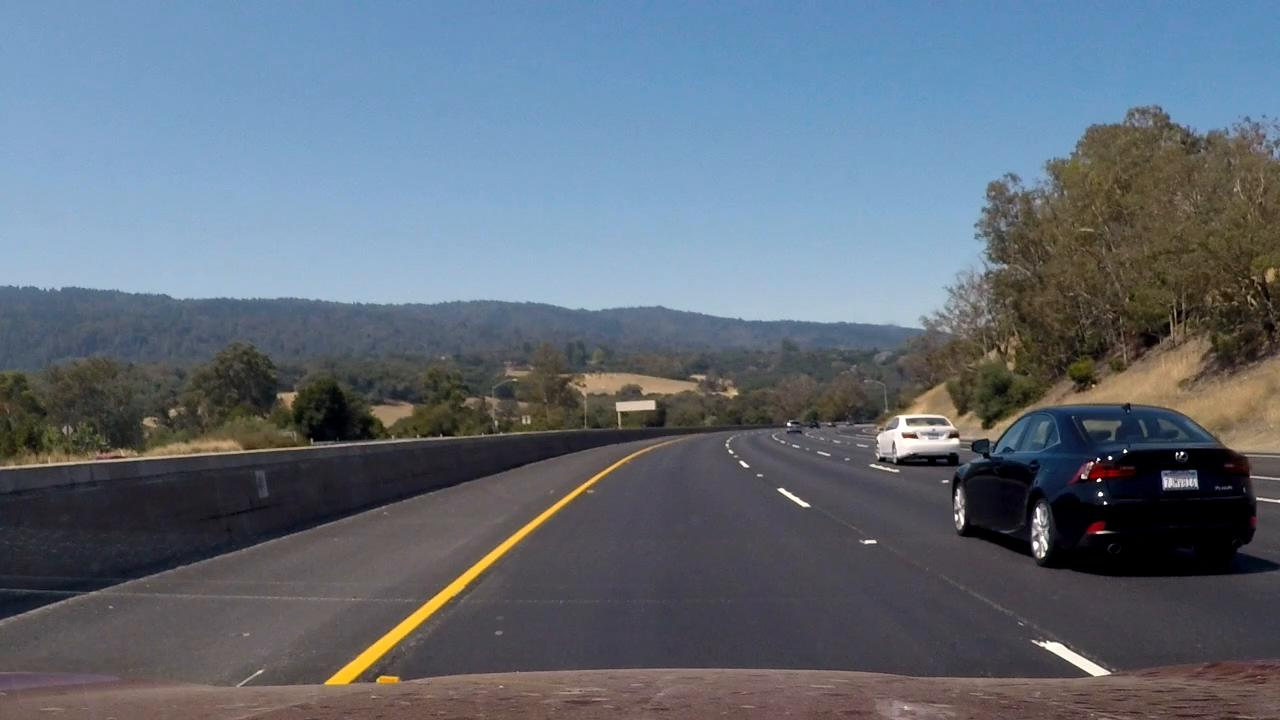
#> input picture debug_images/base.jpg, 1280 x 720 px
$ python imagemerge_test.py ../debug_images/base.jpg ../debug_images/hsv.jpg
#> lines starting #> are read from the running program, lines starting #| are printed output that depends on the picture
### src/imagemerger.py
import cv2


class ImageMerger(object):
    """
    Class that handles merging multiple images together.

    """

    def __init__(self):
        self.image_buffer = [] # Holds 2 images, a merged image and a new image
        self.image_counter = 0 # Counts number of images that have merged

    def merge(self, image, num_imgs_to_merge):
        """
        Merges images together.

        :param image: Image to load into buffer and merge with others
        :param num_imgs_to_merge: Number of images to merge together

        If you choose a num_imgs_to_merge of 3, for example,
        output image 1 will be 100% of first image, image 2 will be
        50% first and second, image 3 will be 25% first, 25% second and
        50% third, image 4 will be 100% of the fourth and so on.

        """

        if num_imgs_to_merge <= 1:
            return image

        # Add image to buffer and increase counter
        self.add_to_buffer(image)
        self.image_counter += 1

        # Return first image if there is only one in buffer
        if len(self.image_buffer) == 1:
            return image

        elif len(self.image_buffer) == 2:
            # Else merge the two images in buffer together
            weight = 0.5 # Weight of first image in buffer
            merged_image = cv2.addWeighted(self.image_buffer[0], weight,
                                           self.image_buffer[1], 1 - weight, 0)

            # Clear buffer
            self.clear_buffer()

            # If more images need to be merged, add last merged image to buffer
            if self.image_counter is not num_imgs_to_merge:
                self.add_to_buffer(merged_image)

            # Return merged image
            return merged_image

        else:
            # Should not get here
            raise ValueError("Error: buffer overflow")

    def add_to_buffer(self, image):
        self.image_buffer.append(image)

    def clear_buffer(self):
        self.image_buffer[:] = []

### scripts/imagemerge_test.py
import cv2
import sys
import numpy as np
from src.imagemerger import ImageMerger

# Check for images that have been passed
if len(sys.argv) == 3:
	img_path1 = sys.argv[1]
	img_path2 = sys.argv[2]
else:
	print("Terminal usage: python3 -m scripts.imagemerge_test.py [image path 1] [image path 2]")

# Read in two test images
img1 = cv2.imread(img_path1)
#> img1 is the input picture: shape (720, 1280, 3); mean B, G, R 120.2, 107.7, 97
img2 = cv2.imread(img_path2)
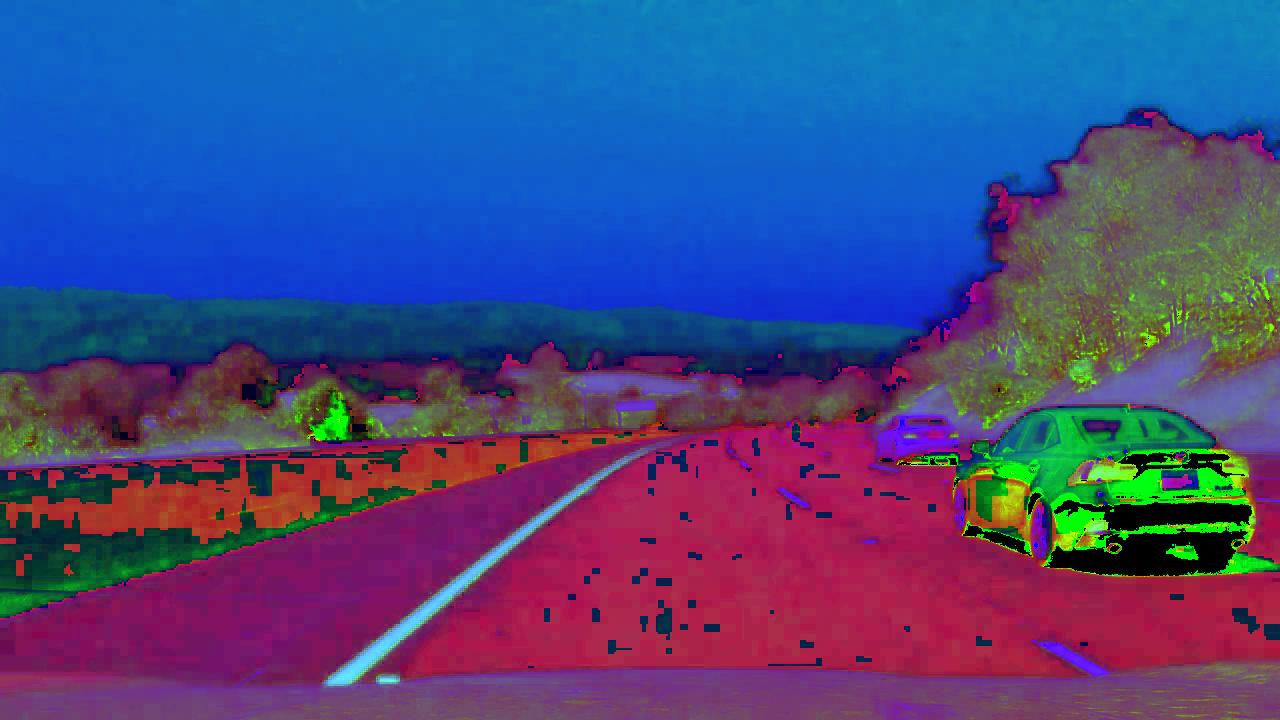
#> input picture debug_images/hsv.jpg, 1280 x 720 px
#> img2 is the input picture: shape (720, 1280, 3); mean B, G, R 128.4, 72.7, 70.9

# Stack inputs side to side
input_img = np.concatenate((img1, img2), axis=1)
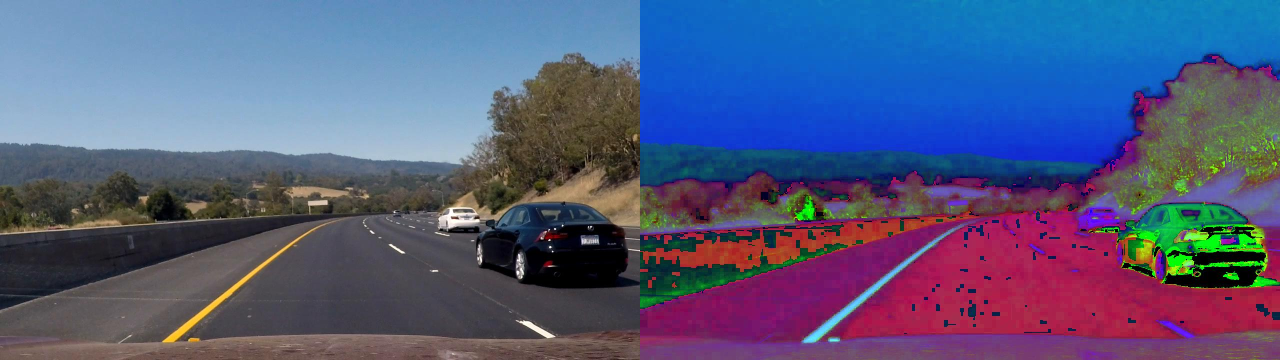
#> input_img: shape (720, 2560, 3) (shown at 1/2 size); mean B, G, R 124.3, 90.2, 83.9

# Merge two images together
imagemerger = ImageMerger()
merged_image1 = imagemerger.merge(img1, 2)
merged_image2 = imagemerger.merge(img2, 2)
#> call 2 of merge, with num_imgs_to_merge = 2
#> in merge (call 2), `merged_image = cv2.addWeighted(self.image_buffer[0], weight, self.imag..`:
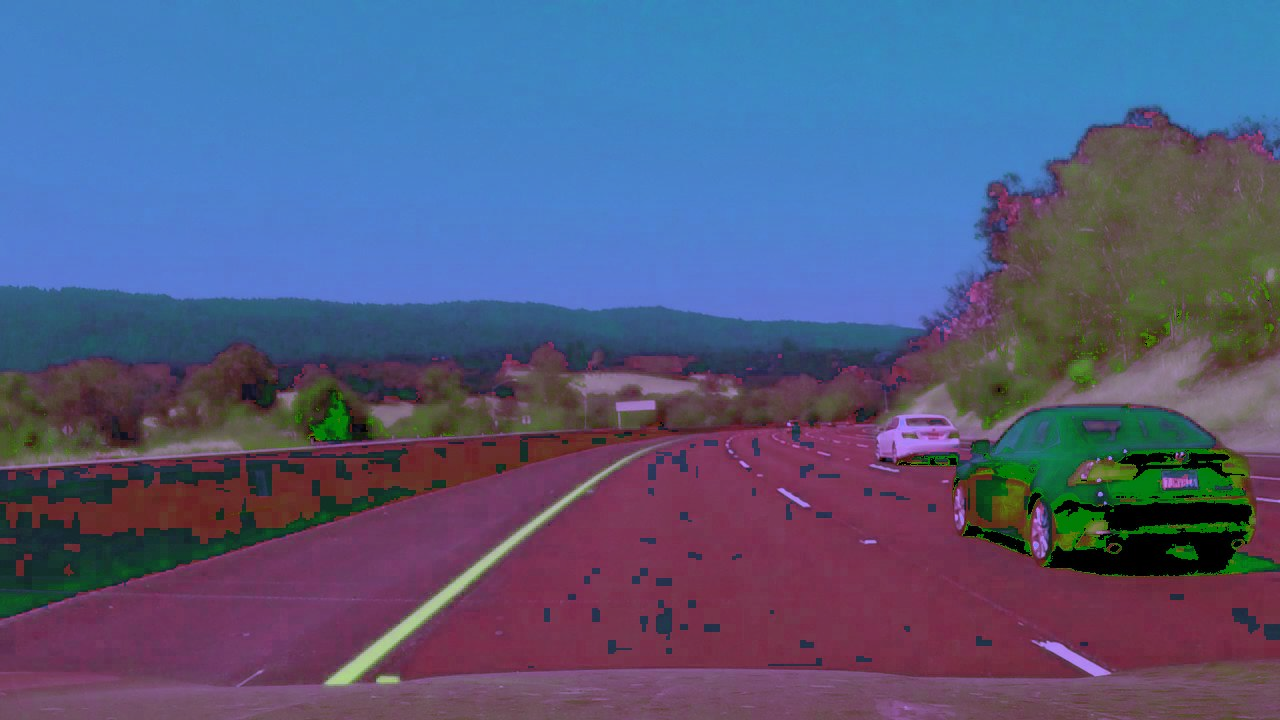
#> merged_image: shape (720, 1280, 3); mean of channels 0, 1, 2 124.3, 90.2, 83.9; drawn as B, G, R

# Stack outputs side by side
output_img = np.concatenate((merged_image1, merged_image2), axis=1)
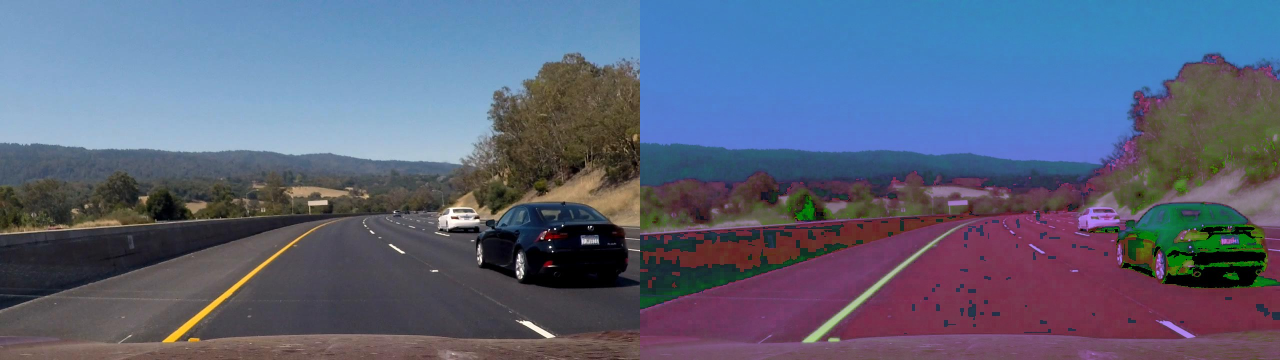
#> output_img: shape (720, 2560, 3) (shown at 1/2 size); mean B, G, R 122.2, 98.9, 90.5

# Stack inputs and outputs vertically
final_img = np.concatenate((input_img, output_img), axis=0)

# Text parameters
text1 = "Input1"
text2 = "Input2"
text3 = "Output1"
text4 = "Output2"
pos1 = (500, 100)
pos2 = (1800, 100)
pos3 = (500, 800)
pos4 = (1800, 800)
font = cv2.FONT_HERSHEY_SIMPLEX
size = 2
color = (100,0,255)
thickness = 3

# Add text, show image
cv2.namedWindow('image', cv2.WINDOW_NORMAL)
cv2.putText(final_img, text1, pos1, font, size, color, thickness)
cv2.putText(final_img, text2, pos2, font, size, color, thickness)
cv2.putText(final_img, text3, pos3, font, size, color, thickness)
cv2.putText(final_img, text4, pos4, font, size, color, thickness)
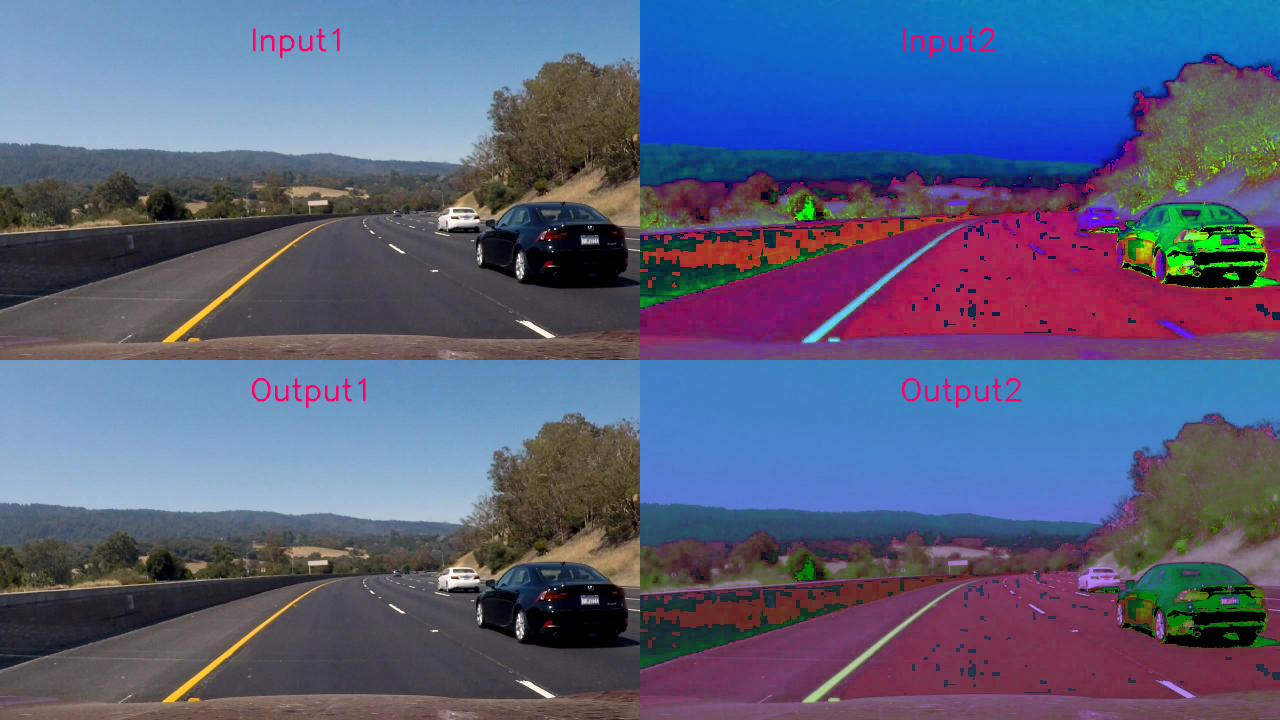
#> final_img: shape (1440, 2560, 3) (shown at 1/2 size); mean B, G, R 123, 94.2, 87.7
cv2.imshow('image', final_img)
cv2.waitKey()
